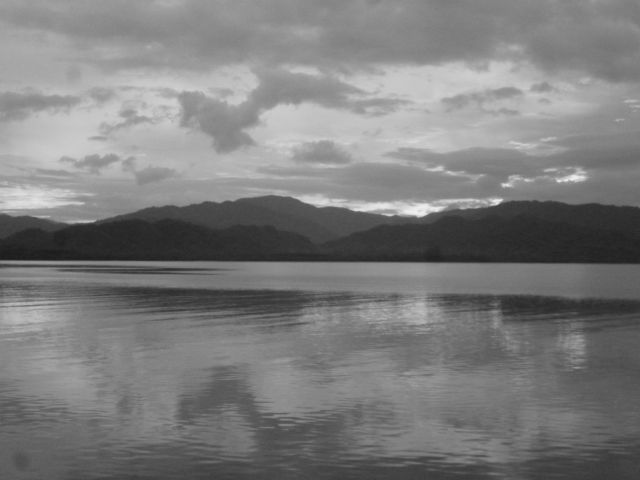
//> input picture source.jpg, 640 x 480 px
$ ./main source.jpg 3   (built with g++ and OpenCV 4)
//> lines starting //> are read from the running program, lines starting //| are printed output that depends on the picture
### Histogram.hpp
/****
 * Author : Somnath Mukherjee
 * Email :- somnath.7.mukherjee@gmail.com
 * Personal Website:- http://www.pixolish.com
 * */


#include <stdio.h>
#include <iostream>
#include <opencv2/opencv.hpp>

using namespace std;
using namespace cv;

#define MaxHist 256

class Histogram
{

public:
int imgrows;
int imgcols;
int histbin;
Histogram(int rows,int cols,int bin)
{
imgrows=rows;
imgcols=cols;
histbin=bin;
}

void calcHist(cv::Mat image, int histogram[]);
void histogramDisplay(int histogram[], const char* caption);
void histEqualization(cv::Mat image,int histogram[]);

};

### Histogram.cpp
/****
 * Author : Somnath Mukherjee
 * Email :- somnath.7.mukherjee@gmail.com
 * Personal Website:- http://www.pixolish.com
 * */

#include <iostream>
#include <opencv2/highgui/highgui.hpp>
#include <opencv2/imgproc/imgproc.hpp>
#include "Histogram.hpp"

using namespace std;
using namespace cv;


void Histogram::calcHist(Mat image, int histogram[])
{

    // initialize all intensity values to 0
    for(int i = 0; i < 256; i++)
    {
        histogram[i] = 0;
    }

    // calculate the no of pixels for each intensity values
    for(int y = 0; y < image.rows; y++)
        for(int x = 0; x < image.cols; x++)
            histogram[(int)image.at<uchar>(y,x)]++;
}

void Histogram::histogramDisplay(int histogram[], const char* name)
{
    int hist[256];
    for(int i = 0; i < 256; i++)
    {
        hist[i]=histogram[i];
    }
    int total_size=imgcols*imgrows;
    // draw the histograms
    int hist_w = 512;
    int hist_h =500;
    int bin_width = cvRound((double) hist_w/histbin);

    Mat histImage(hist_h, hist_w, CV_8UC1, Scalar(255, 255, 255));

    // find the maximum intensity element from histogram
    int max = hist[0];
    for(int i = 1; i < 256; i++){
        if(max < hist[i]){
            max = hist[i];
        }
    }

    // normalize the histogram between 0 and histImage.rows
    for(int i = 0; i < 256; i++)
    {
        hist[i] = ((double)hist[i]/max)*(histImage.rows);
    }


    // draw the intensity line for histogram
    for(int i = 0; i < 256; i++)
    {
        line(histImage, Point(bin_width*(i), hist_h), Point(bin_width*(i), hist_h - hist[i]),Scalar(0,255,0), 1, 8, 0);
    }

    // display histogram
    namedWindow(name, CV_WINDOW_AUTOSIZE);
    imshow(name, histImage);
    waitKey(0);
}

void Histogram::histEqualization(cv::Mat image,int histogram[])
{
    int total_size=imgrows*imgcols;
    float PrRk[256];

    // Calculate the probablity of the histogram
    for(int i = 0; i < 256; i++)
    {
        PrRk[i] = (double)histogram[i] / total_size;
    }

    // Generate the equalized histogram
    float PsSk[256];
    for(int i = 0; i < 256; i++)
    {
        PsSk[i] = 0;
    }

   // generate cumulative of the probablity and generate the equalize Histogram
    for(int i = 0; i < 256; i++)
        for(int j=0; j<=i; j++)
          PsSk[i] += PrRk[j];

    int eqHist[256];
    for(int i = 0; i < 256; i++)
        eqHist[i] = cvRound(PsSk[i]*255);

 for(int i = 0; i < 256; i++)
  for(int j=0; j<=255; j++)
          if (eqHist[i]==eqHist[j] && i!=j)
           {
            eqHist[i]+=eqHist[j];
           }

 int eqHistNorm[256];
    for(int i = 0; i < 256; i++)
    {
     eqHistNorm[i]=0;
    }

    for(int i = 0; i < 256; i++)
    {
        eqHistNorm[cvRound(PsSk[i]*255)] =cvRound(PrRk[i]*total_size);
    }

    for(int i = 0; i < 256; i++)
         for(int j=0; j<256; j++)
            if (eqHistNorm[i]==eqHist[j] && i!=j)
             {
                eqHistNorm[i]+=eqHistNorm[j];
                 histogram[i]=eqHistNorm[i];
                 //cout<<"final1["<<i<<"]="<<final1[i]<<endl;
            }

    // Generate the equlized image
    Mat new_image = image.clone();

    for(int y = 0; y < image.rows; y++)
        for(int x = 0; x < image.cols; x++)
            new_image.at<uchar>(y,x) = saturate_cast<uchar>(eqHist[image.at<uchar>(y,x)]);

   new_image.copyTo(image);

}

### main.cpp
/****
 * Author : Somnath Mukherjee
 * Email :- somnath.7.mukherjee@gmail.com
 * Personal Website:- http://www.pixolish.com
 * */


#include "Histogram.hpp"
#include <stdio.h>
#include <iostream>
#include <opencv2/opencv.hpp>

using namespace cv;
using namespace std;

int main(int argc,char **argv)
{
    // Load the image

    Mat imageColor = imread(argv[1]);
//> imageColor is the input picture: 480 rows x 640 cols, CV_8UC3; min 27, max 241, mean 124.4
    Mat grayimage;

    cv::cvtColor(imageColor,grayimage,CV_BGR2GRAY);


    int histogrambin=atoi(argv[2]);
//> histogrambin = 3

    Histogram histogram(grayimage.rows,grayimage.cols,histogrambin);

    // Generate the histogram
    int histogramMat[MaxHist];

    // Calculate the Histogram
    histogram.calcHist(grayimage, histogramMat);
//> histogramMat = 256 values, max 4726 at index 130, min 0 at index 0, mean 1200

    // Display the original Histogram
    histogram.histogramDisplay(histogramMat, "OriginalHistogram");
//> after the loop in histogramDisplay, `for(int i = 0; i < 256; i++)`: hist has the same summary as histogramMat outside histogramDisplay
//> in histogramDisplay, `int bin_width = cvRound((double) hist_w/histbin);`: bin_width = 171
//> in histogramDisplay, `int max = hist[0];`: max = 0
//> the loop in histogramDisplay, `for(int i = 1; i < 256; i++)` made 255 passes
//> max on passes 27, 29, 30, 31, 32, 33, 34, 35, 36, 37, 38, 39: 10, 26, 81, 114, 131, 177, 223, 272, 405, 542, 667, 885
//> after the loop in histogramDisplay, `for(int i = 1; i < 256; i++)`: max = 4726
//> after the loop in histogramDisplay, `for(int i = 0; i < 256; i++)`: hist = 256 values, max 500 at index 130, min 0 at index 0, mean 126.5
//> after the loop in histogramDisplay, `for(int i = 0; i < 256; i++)`: histImage: 500 rows x 512 cols, CV_8UC1; every value is 255

    // Calcualtion Histogram Equalization
    histogram.histEqualization(grayimage,histogramMat);
//> after the loop in histEqualization, `for(int i = 0; i < 256; i++)`: PrRk = 256 values, max 0.0154 at index 130, min 0 at index 0, mean 0.00391
//> after the loop in histEqualization, `for(int i = 0; i < 256; i++)`: PsSk = 256 values from 0 to 1
//> after the loop in histEqualization, `for(int i = 0; i < 256; i++)`: eqHist = 256 values from 0 to 255
//> after the loop in histEqualization, `for(int i = 0; i < 256; i++)`: eqHist = 256 values, max 510 at index 216, min 0 at index 0, mean 188.7
//> after the loop in histEqualization, `for(int i = 0; i < 256; i++)`: eqHistNorm = 256 values, max 4726 at index 132, min 0 at index 6, mean 1159.6
//> after the loop in histEqualization, `for(int i = 0; i < 256; i++)`: eqHistNorm = 256 values, max 4726 at index 132, min 177 at index 0, mean 1240.2
//> after the loop in histEqualization, `for(int y = 0; y < image.rows; y++)`:
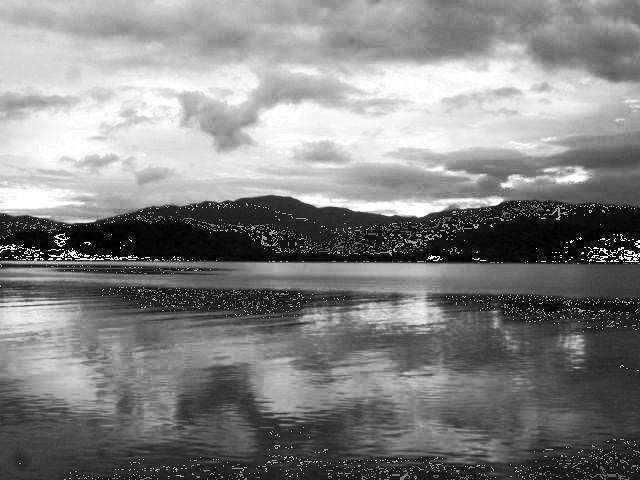
//> new_image: 480 rows x 640 cols, CV_8UC1; min 0, max 255, mean 130.9
//> histogramMat = 256 values, max 4314 at index 132, min 0 at index 0, mean 590.6
    // Display the equilzed histogram
    histogram.histogramDisplay(histogramMat, "EquilizedHistogram");
//> the loop in histogramDisplay (call 2), `for(int i = 1; i < 256; i++)` made 255 passes
//> max on passes 6, 34, 35, 36, 37, 38, 39, 40, 41, 42, 110, 112: 177, 223, 272, 405, 542, 667, 885, 1234, 1551, 1884, 2002, 2194

    // Display equilized image
    namedWindow("Equilized Image");
    imshow("Equilized Image",grayimage);

    waitKey(0);
    return 0;
}
